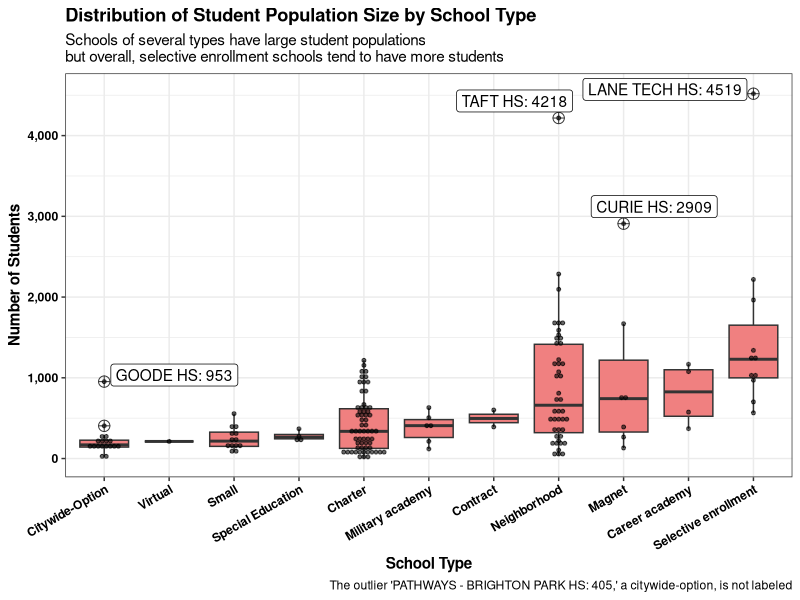

The R source for this figure:
library(tidyverse)
library(readr)
library(ggrepel)

# importing data
hs <- read_csv("data/school_progress_2024.csv", show_col_types = F) %>%
  filter(Primary_Category == "HS")

pop <- read_csv("data/school_profile_2024.csv", show_col_types = F) %>%
  filter(Primary_Category == "HS")

compiled <- merge(hs, pop, by = "School_ID", all.x = TRUE)

# defining outlier function
is_outlier <- function(x) {
  return(x < quantile(x, 0.25) - 1.5 * IQR(x) | 
           x > quantile(x, 0.75) + 1.5 * IQR(x))
}

# tidying data for boxplot
pop_per_school <- compiled %>%
  select(c(Short_Name.x, School_Type, Student_Count_Total)) 

rownames(pop_per_school) <- paste0(pop_per_school$Short_Name.x, ": ", pop_per_school$Student_Count_Total) 

for_boxplot <- pop_per_school %>% 
  tibble::rownames_to_column(var = "outlier") %>% 
  group_by(School_Type) %>% 
  mutate(is_outlier = ifelse(is_outlier(Student_Count_Total), Student_Count_Total, as.numeric(NA)))

for_boxplot$outlier[which(is.na(for_boxplot$is_outlier))] <- as.numeric(NA)
for_boxplot[63, 1] <- NA

# creating the boxplot
ggplot(for_boxplot, 
       aes(y = Student_Count_Total, x = fct_reorder(School_Type, Student_Count_Total))) +
  geom_boxplot(fill = 'lightcoral',
               outlier.shape = 10,
               outlier.size = 3.5) + 
  geom_dotplot(binaxis='y', stackdir='center', binwidth = 50, alpha = 0.6) +
  theme_bw() +
  scale_y_continuous(labels = scales::comma) +
  labs(x = "School Type",
       y = "Number of Students",
       title = "Distribution of Student Population Size by School Type",
       caption = "The outlier 'PATHWAYS - BRIGHTON PARK HS: 405,' a citywide-option, is not labeled",
       subtitle = "Schools of several types have large student populations\nbut overall, selective enrollment schools tend to have more students") +
  geom_label_repel(aes(label = outlier),
                   na.rm = TRUE,
                   force = 1.5,
                   nudge_y = 2) +
  theme(legend.position = "none",
        plot.title = element_text(color='black',face='bold'),
        axis.text = element_text(color='black',face='bold'),
        axis.title = element_text(color='black',face='bold'),
        legend.text = element_text(color='black',face='bold'),
        legend.title = element_text(color='black',face='bold'),
        axis.text.x = element_text(angle = 30, hjust = 1))
